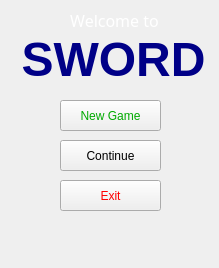
<?xml version="1.0" encoding="UTF-8"?>
<ui version="4.0">
 <class>Pregame</class>
 <widget class="QWidget" name="Pregame">
  <property name="geometry">
   <rect>
    <x>0</x>
    <y>0</y>
    <width>219</width>
    <height>268</height>
   </rect>
  </property>
  <property name="windowTitle">
   <string>Sword</string>
  </property>
  <property name="windowIcon">
   <iconset resource="../resources.qrc">
    <normaloff>:/title_screen/icon.ico</normaloff>:/title_screen/icon.ico</iconset>
  </property>
  <widget class="QLabel" name="label_2">
   <property name="geometry">
    <rect>
     <x>20</x>
     <y>30</y>
     <width>187</width>
     <height>58</height>
    </rect>
   </property>
   <property name="palette">
    <palette>
     <active>
      <colorrole role="WindowText">
       <brush brushstyle="SolidPattern">
        <color alpha="255">
         <red>0</red>
         <green>0</green>
         <blue>135</blue>
        </color>
       </brush>
      </colorrole>
      <colorrole role="Text">
       <brush brushstyle="SolidPattern">
        <color alpha="255">
         <red>0</red>
         <green>0</green>
         <blue>255</blue>
        </color>
       </brush>
      </colorrole>
      <colorrole role="ButtonText">
       <brush brushstyle="SolidPattern">
        <color alpha="255">
         <red>0</red>
         <green>170</green>
         <blue>0</blue>
        </color>
       </brush>
      </colorrole>
      <colorrole role="Base">
       <brush brushstyle="SolidPattern">
        <color alpha="255">
         <red>255</red>
         <green>255</green>
         <blue>255</blue>
        </color>
       </brush>
      </colorrole>
      <colorrole role="Window">
       <brush brushstyle="SolidPattern">
        <color alpha="255">
         <red>255</red>
         <green>255</green>
         <blue>255</blue>
        </color>
       </brush>
      </colorrole>
      <colorrole role="ToolTipText">
       <brush brushstyle="SolidPattern">
        <color alpha="255">
         <red>0</red>
         <green>0</green>
         <blue>255</blue>
        </color>
       </brush>
      </colorrole>
      <colorrole role="PlaceholderText">
       <brush brushstyle="SolidPattern">
        <color alpha="128">
         <red>0</red>
         <green>0</green>
         <blue>0</blue>
        </color>
       </brush>
      </colorrole>
     </active>
     <inactive>
      <colorrole role="WindowText">
       <brush brushstyle="SolidPattern">
        <color alpha="255">
         <red>0</red>
         <green>0</green>
         <blue>135</blue>
        </color>
       </brush>
      </colorrole>
      <colorrole role="Text">
       <brush brushstyle="SolidPattern">
        <color alpha="255">
         <red>0</red>
         <green>0</green>
         <blue>255</blue>
        </color>
       </brush>
      </colorrole>
      <colorrole role="ButtonText">
       <brush brushstyle="SolidPattern">
        <color alpha="255">
         <red>0</red>
         <green>170</green>
         <blue>0</blue>
        </color>
       </brush>
      </colorrole>
      <colorrole role="Base">
       <brush brushstyle="SolidPattern">
        <color alpha="255">
         <red>255</red>
         <green>255</green>
         <blue>255</blue>
        </color>
       </brush>
      </colorrole>
      <colorrole role="Window">
       <brush brushstyle="SolidPattern">
        <color alpha="255">
         <red>255</red>
         <green>255</green>
         <blue>255</blue>
        </color>
       </brush>
      </colorrole>
      <colorrole role="ToolTipText">
       <brush brushstyle="SolidPattern">
        <color alpha="255">
         <red>0</red>
         <green>0</green>
         <blue>255</blue>
        </color>
       </brush>
      </colorrole>
      <colorrole role="PlaceholderText">
       <brush brushstyle="SolidPattern">
        <color alpha="128">
         <red>0</red>
         <green>0</green>
         <blue>0</blue>
        </color>
       </brush>
      </colorrole>
     </inactive>
     <disabled>
      <colorrole role="WindowText">
       <brush brushstyle="SolidPattern">
        <color alpha="255">
         <red>120</red>
         <green>120</green>
         <blue>120</blue>
        </color>
       </brush>
      </colorrole>
      <colorrole role="Text">
       <brush brushstyle="SolidPattern">
        <color alpha="255">
         <red>120</red>
         <green>120</green>
         <blue>120</blue>
        </color>
       </brush>
      </colorrole>
      <colorrole role="ButtonText">
       <brush brushstyle="SolidPattern">
        <color alpha="255">
         <red>120</red>
         <green>120</green>
         <blue>120</blue>
        </color>
       </brush>
      </colorrole>
      <colorrole role="Base">
       <brush brushstyle="SolidPattern">
        <color alpha="255">
         <red>255</red>
         <green>255</green>
         <blue>255</blue>
        </color>
       </brush>
      </colorrole>
      <colorrole role="Window">
       <brush brushstyle="SolidPattern">
        <color alpha="255">
         <red>255</red>
         <green>255</green>
         <blue>255</blue>
        </color>
       </brush>
      </colorrole>
      <colorrole role="ToolTipText">
       <brush brushstyle="SolidPattern">
        <color alpha="255">
         <red>0</red>
         <green>0</green>
         <blue>255</blue>
        </color>
       </brush>
      </colorrole>
      <colorrole role="PlaceholderText">
       <brush brushstyle="SolidPattern">
        <color alpha="128">
         <red>0</red>
         <green>0</green>
         <blue>0</blue>
        </color>
       </brush>
      </colorrole>
     </disabled>
    </palette>
   </property>
   <property name="font">
    <font>
     <pointsize>36</pointsize>
     <weight>75</weight>
     <bold>true</bold>
    </font>
   </property>
   <property name="frameShadow">
    <enum>QFrame::Plain</enum>
   </property>
   <property name="text">
    <string>SWORD</string>
   </property>
   <property name="alignment">
    <set>Qt::AlignCenter</set>
   </property>
  </widget>
  <widget class="QLabel" name="label">
   <property name="geometry">
    <rect>
     <x>49</x>
     <y>10</y>
     <width>131</width>
     <height>21</height>
    </rect>
   </property>
   <property name="palette">
    <palette>
     <active>
      <colorrole role="WindowText">
       <brush brushstyle="SolidPattern">
        <color alpha="255">
         <red>255</red>
         <green>255</green>
         <blue>255</blue>
        </color>
       </brush>
      </colorrole>
     </active>
     <inactive>
      <colorrole role="WindowText">
       <brush brushstyle="SolidPattern">
        <color alpha="255">
         <red>255</red>
         <green>255</green>
         <blue>255</blue>
        </color>
       </brush>
      </colorrole>
     </inactive>
     <disabled>
      <colorrole role="WindowText">
       <brush brushstyle="SolidPattern">
        <color alpha="255">
         <red>120</red>
         <green>120</green>
         <blue>120</blue>
        </color>
       </brush>
      </colorrole>
     </disabled>
    </palette>
   </property>
   <property name="font">
    <font>
     <family>OCR A Extended</family>
     <pointsize>12</pointsize>
    </font>
   </property>
   <property name="text">
    <string>Welcome to</string>
   </property>
   <property name="textFormat">
    <enum>Qt::PlainText</enum>
   </property>
   <property name="alignment">
    <set>Qt::AlignCenter</set>
   </property>
  </widget>
  <widget class="QPushButton" name="newgame">
   <property name="geometry">
    <rect>
     <x>60</x>
     <y>100</y>
     <width>101</width>
     <height>31</height>
    </rect>
   </property>
   <property name="palette">
    <palette>
     <active>
      <colorrole role="ButtonText">
       <brush brushstyle="SolidPattern">
        <color alpha="255">
         <red>0</red>
         <green>170</green>
         <blue>0</blue>
        </color>
       </brush>
      </colorrole>
     </active>
     <inactive>
      <colorrole role="ButtonText">
       <brush brushstyle="SolidPattern">
        <color alpha="255">
         <red>0</red>
         <green>170</green>
         <blue>0</blue>
        </color>
       </brush>
      </colorrole>
     </inactive>
     <disabled>
      <colorrole role="ButtonText">
       <brush brushstyle="SolidPattern">
        <color alpha="255">
         <red>120</red>
         <green>120</green>
         <blue>120</blue>
        </color>
       </brush>
      </colorrole>
     </disabled>
    </palette>
   </property>
   <property name="text">
    <string>New Game</string>
   </property>
  </widget>
  <widget class="QPushButton" name="continue_2">
   <property name="geometry">
    <rect>
     <x>60</x>
     <y>140</y>
     <width>101</width>
     <height>31</height>
    </rect>
   </property>
   <property name="text">
    <string>Continue</string>
   </property>
  </widget>
  <widget class="QPushButton" name="exit">
   <property name="geometry">
    <rect>
     <x>60</x>
     <y>180</y>
     <width>101</width>
     <height>31</height>
    </rect>
   </property>
   <property name="palette">
    <palette>
     <active>
      <colorrole role="Text">
       <brush brushstyle="SolidPattern">
        <color alpha="255">
         <red>255</red>
         <green>0</green>
         <blue>0</blue>
        </color>
       </brush>
      </colorrole>
      <colorrole role="ButtonText">
       <brush brushstyle="SolidPattern">
        <color alpha="255">
         <red>255</red>
         <green>0</green>
         <blue>0</blue>
        </color>
       </brush>
      </colorrole>
      <colorrole role="PlaceholderText">
       <brush brushstyle="SolidPattern">
        <color alpha="128">
         <red>255</red>
         <green>0</green>
         <blue>0</blue>
        </color>
       </brush>
      </colorrole>
     </active>
     <inactive>
      <colorrole role="Text">
       <brush brushstyle="SolidPattern">
        <color alpha="255">
         <red>255</red>
         <green>0</green>
         <blue>0</blue>
        </color>
       </brush>
      </colorrole>
      <colorrole role="ButtonText">
       <brush brushstyle="SolidPattern">
        <color alpha="255">
         <red>255</red>
         <green>0</green>
         <blue>0</blue>
        </color>
       </brush>
      </colorrole>
      <colorrole role="PlaceholderText">
       <brush brushstyle="SolidPattern">
        <color alpha="128">
         <red>255</red>
         <green>0</green>
         <blue>0</blue>
        </color>
       </brush>
      </colorrole>
     </inactive>
     <disabled>
      <colorrole role="Text">
       <brush brushstyle="SolidPattern">
        <color alpha="255">
         <red>120</red>
         <green>120</green>
         <blue>120</blue>
        </color>
       </brush>
      </colorrole>
      <colorrole role="ButtonText">
       <brush brushstyle="SolidPattern">
        <color alpha="255">
         <red>120</red>
         <green>120</green>
         <blue>120</blue>
        </color>
       </brush>
      </colorrole>
      <colorrole role="PlaceholderText">
       <brush brushstyle="SolidPattern">
        <color alpha="128">
         <red>0</red>
         <green>0</green>
         <blue>0</blue>
        </color>
       </brush>
      </colorrole>
     </disabled>
    </palette>
   </property>
   <property name="text">
    <string>Exit</string>
   </property>
  </widget>
  <widget class="QLabel" name="label_3">
   <property name="geometry">
    <rect>
     <x>-10</x>
     <y>-8</y>
     <width>231</width>
     <height>281</height>
    </rect>
   </property>
   <property name="text">
    <string/>
   </property>
   <property name="pixmap">
    <pixmap resource="../resources.qrc">:/title_screen/img/title.jpg</pixmap>
   </property>
   <property name="scaledContents">
    <bool>true</bool>
   </property>
  </widget>
  <zorder>label_3</zorder>
  <zorder>label_2</zorder>
  <zorder>label</zorder>
  <zorder>newgame</zorder>
  <zorder>continue_2</zorder>
  <zorder>exit</zorder>
 </widget>
 <resources>
  <include location="../resources.qrc"/>
 </resources>
 <connections/>
</ui>
